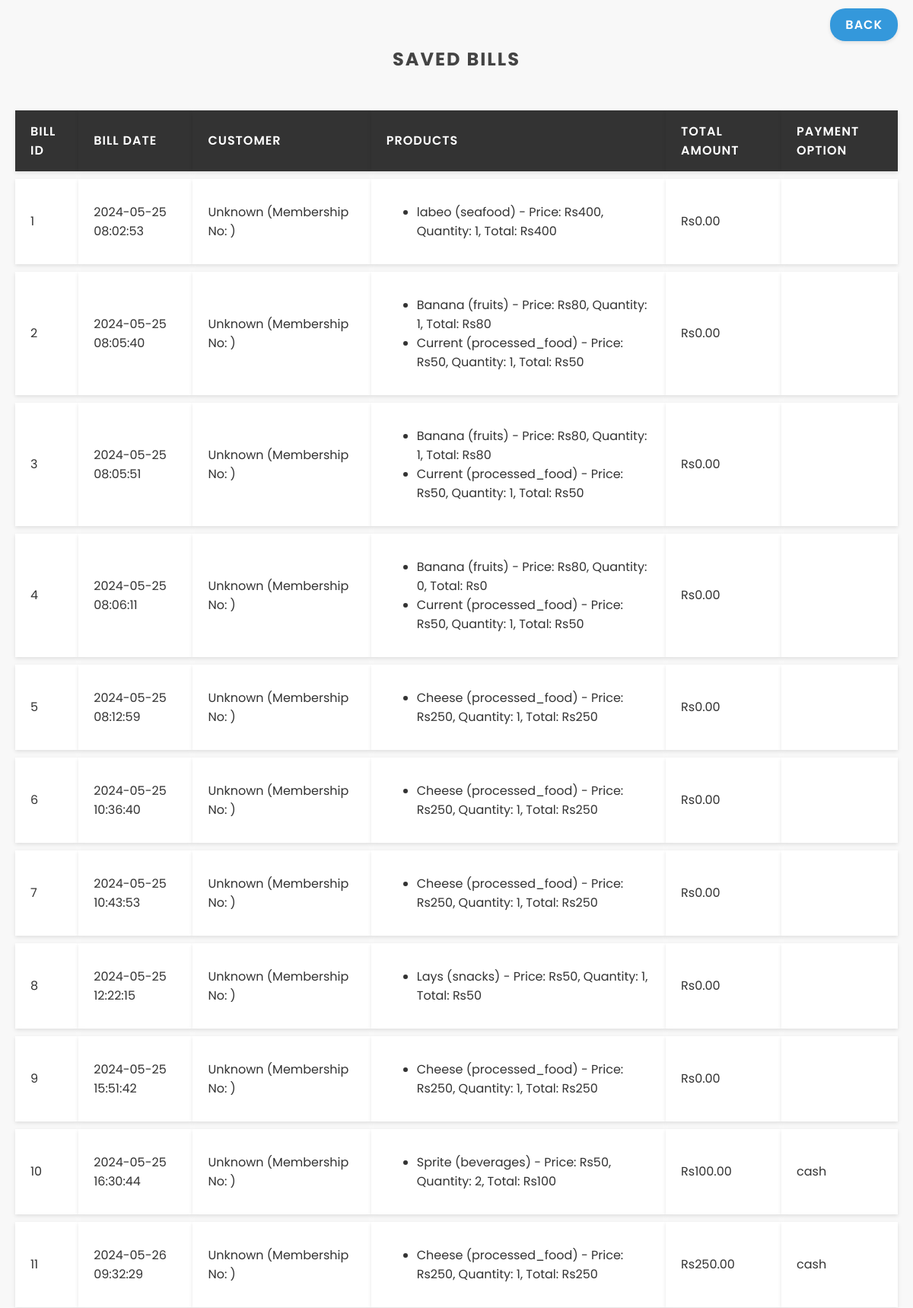
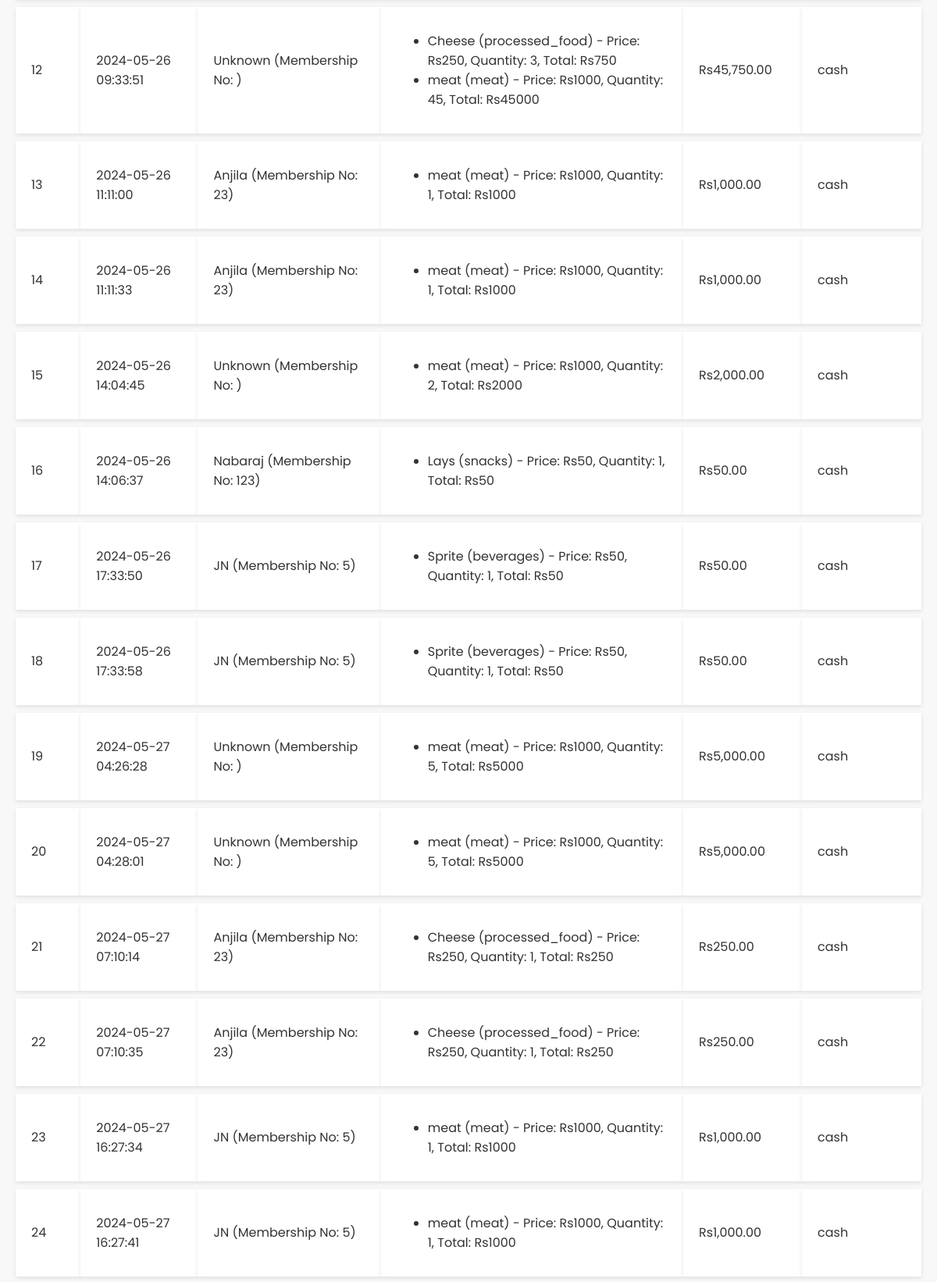
/view_bills.php (upper part), run on the app's committed database (2 pictures, top to bottom).
### tables this page shows
CREATE TABLE `bills` (
  `id` int(11) NOT NULL,
  `bill_date` datetime NOT NULL,
  `bill_data` text NOT NULL,
  `total_amount` decimal(10,2) NOT NULL,
  `payment_option` varchar(50) NOT NULL,
  `membershipno` varchar(255) DEFAULT NULL
);

CREATE TABLE `customers` (
  `id` int(11) NOT NULL,
  `name` varchar(255) NOT NULL,
  `membershipno` varchar(50) NOT NULL,
  `phoneno` varchar(20) NOT NULL,
  `address` varchar(255) NOT NULL
);

### view_bills.php (the view, shortened to what this page needs)
<!DOCTYPE html>
<html>
<head>
</head>
<body>
    <div class="container">
        <?php
        include('db.php');
        $sql = "SELECT id, bill_date, bill_data, total_amount, payment_option, membershipno FROM bills";
        $result = $conn->query($sql);
        if ($result->num_rows > 0) {
            echo "<h2>Saved Bills</h2>";
            echo "<table>";
            echo "<tr><th>Bill ID</th><th>Bill Date</th><th>Customer</th><th>Products</th><th>Total Amount</th><th>Payment Option</th></tr>";
            while ($row = $result->fetch_assoc()) {
                $billId = $row["id"];
                $billDate = $row["bill_date"];
                $billData = unserialize($row["bill_data"]);
                $totalAmount = number_format($row["total_amount"], 2);
                $paymentOption = htmlspecialchars($row["payment_option"]);
                $membershipno = htmlspecialchars($row["membershipno"]);
                $sql_customer = "SELECT name FROM customers WHERE membershipno = ?";
                $stmt_customer = $conn->prepare($sql_customer);
                $stmt_customer->bind_param('s', $membershipno);
                $stmt_customer->execute();
                $result_customer = $stmt_customer->get_result();
                $customer_name = $result_customer->fetch_assoc()['name'] ?? 'Unknown';
                echo "<tr>";
                echo "<td>$billId</td>";
                echo "<td>$billDate</td>";
                echo "<td>$customer_name (Membership No: $membershipno)</td>";
                echo "<td><ul>";
                foreach ($billData as $productId => $productInfo) {
                    $name = $productInfo['name'];
                    $category = $productInfo['category'];
                    $price = $productInfo['price'];
                    $quantity = $productInfo['quantity'];
                    $total = $price * $quantity;
                    echo "<li>$name ($category) - Price: Rs$price, Quantity: $quantity, Total: Rs$total</li>";
                }
                echo "</ul></td>";
                echo "<td>Rs$totalAmount</td>";
                echo "<td>$paymentOption</td>";
                echo "</tr>";
            }
            echo "</table>";
        } else {
            echo "<p>No saved bills found.</p>";
        }
        ?>
        <div class="back-button">
            <a href="admin_home.php">Back</a>
        </div>
    </div>
</body>
</html>

### view_bills.php (style rules this page uses)
body { font-family: 'Poppins', sans-serif; margin: 0; padding: 0; background-color: #f8f8f8; color: #333; }
.container { max-width: 1200px; margin: 0 auto; padding: 40px 20px; position: relative; }
h2 { text-align: center; margin-bottom: 40px; font-weight: 700; letter-spacing: 2px; text-transform: uppercase; color: #444; }
table { width: 100%; border-collapse: separate; border-spacing: 0 10px; background-color: transparent; box-shadow: none; }
th, td { padding: 15px 20px; text-align: left; border: none; background-color: #fff; box-shadow: 0 2px 5px rgba(0, 0, 0, 0.1); transition: box-shadow 0.3s ease; }
th { background-color: #333; color: #fff; font-weight: 600; text-transform: uppercase; letter-spacing: 1px; }
.back-button { position: absolute; top: 20px; right: 20px; }
.back-button a { text-decoration: none; background-color: #3498db; color: #fff; padding: 10px 20px; border-radius: 20px; transition: background-color 0.3s ease; text-transform: uppercase; letter-spacing: 1px; font-weight: 600; box-shadow: 0 2px 5px rgba(0, 0, 0, 0.1); }

### data on the page
bills: id "1", bill_date "2024-05-25 08:02:53", customer_name "Unknown", name "labeo", category "seafood", price "400", quantity "1", total "400", total_amount "0.00"
bills: id "2", bill_date "2024-05-25 08:05:40", customer_name "Unknown", name "Banana", category "fruits", price "80", quantity "1", total "80", name "Current", category "processed_food", price "50", total "50", total_amount "0.00"
bills: id "3", bill_date "2024-05-25 08:05:51", customer_name "Unknown", name "Banana", category "fruits", price "80", quantity "1", total "80", name "Current", category "processed_food", price "50", total "50", total_amount "0.00"
bills: id "4", bill_date "2024-05-25 08:06:11", customer_name "Unknown", name "Banana", category "fruits", price "80", quantity "0", total "0", name "Current", category "processed_food", price "50", quantity "1", total "50", total_amount "0.00"
bills: id "5", bill_date "2024-05-25 08:12:59", customer_name "Unknown", name "Cheese", category "processed_food", price "250", quantity "1", total "250", total_amount "0.00"
bills: id "6", bill_date "2024-05-25 10:36:40", customer_name "Unknown", name "Cheese", category "processed_food", price "250", quantity "1", total "250", total_amount "0.00"
bills: id "7", bill_date "2024-05-25 10:43:53", customer_name "Unknown", name "Cheese", category "processed_food", price "250", quantity "1", total "250", total_amount "0.00"
bills: id "8", bill_date "2024-05-25 12:22:15", customer_name "Unknown", name "Lays", category "snacks", price "50", quantity "1", total "50", total_amount "0.00"
bills: id "9", bill_date "2024-05-25 15:51:42", customer_name "Unknown", name "Cheese", category "processed_food", price "250", quantity "1", total "250", total_amount "0.00"
bills: id "10", bill_date "2024-05-25 16:30:44", customer_name "Unknown", name "Sprite", category "beverages", price "50", quantity "2", total "100", total_amount "100.00", payment_option "cash"
bills: id "11", bill_date "2024-05-26 09:32:29", customer_name "Unknown", name "Cheese", category "processed_food", price "250", quantity "1", total "250", total_amount "250.00", payment_option "cash"
bills: id "12", bill_date "2024-05-26 09:33:51", customer_name "Unknown", name "Cheese", category "processed_food", price "250", quantity "3", total "750", name "meat", category "meat", price "1000", quantity "45", total "45000", total_amount "45,750.00", payment_option "cash"
bills: id "13", bill_date "2024-05-26 11:11:00", customers.name "Anjila", membershipno "23", name "meat", category "meat", price "1000", quantity "1", total "1000", total_amount "1,000.00", payment_option "cash"
bills: id "14", bill_date "2024-05-26 11:11:33", customers.name "Anjila", membershipno "23", name "meat", category "meat", price "1000", quantity "1", total "1000", total_amount "1,000.00", payment_option "cash"
bills: id "15", bill_date "2024-05-26 14:04:45", customer_name "Unknown", name "meat", category "meat", price "1000", quantity "2", total "2000", total_amount "2,000.00", payment_option "cash"
bills: id "16", bill_date "2024-05-26 14:06:37", customers.name "Nabaraj", membershipno "123", name "Lays", category "snacks", price "50", quantity "1", total "50", total_amount "50.00", payment_option "cash"
bills: id "17", bill_date "2024-05-26 17:33:50", customers.name "JN", membershipno "5", name "Sprite", category "beverages", price "50", quantity "1", total "50", total_amount "50.00", payment_option "cash"
bills: id "18", bill_date "2024-05-26 17:33:58", customers.name "JN", membershipno "5", name "Sprite", category "beverages", price "50", quantity "1", total "50", total_amount "50.00", payment_option "cash"
bills: id "19", bill_date "2024-05-27 04:26:28", customer_name "Unknown", name "meat", category "meat", price "1000", quantity "5", total "5000", total_amount "5,000.00", payment_option "cash"
bills: id "20", bill_date "2024-05-27 04:28:01", customer_name "Unknown", name "meat", category "meat", price "1000", quantity "5", total "5000", total_amount "5,000.00", payment_option "cash"
bills: id "21", bill_date "2024-05-27 07:10:14", customers.name "Anjila", membershipno "23", name "Cheese", category "processed_food", price "250", quantity "1", total "250", total_amount "250.00", payment_option "cash"
bills: id "22", bill_date "2024-05-27 07:10:35", customers.name "Anjila", membershipno "23", name "Cheese", category "processed_food", price "250", quantity "1", total "250", total_amount "250.00", payment_option "cash"
bills: id "23", bill_date "2024-05-27 16:27:34", customers.name "JN", membershipno "5", name "meat", category "meat", price "1000", quantity "1", total "1000", total_amount "1,000.00", payment_option "cash"
bills: id "24", bill_date "2024-05-27 16:27:41", customers.name "JN", membershipno "5", name "meat", category "meat", price "1000", quantity "1", total "1000", total_amount "1,000.00", payment_option "cash"
